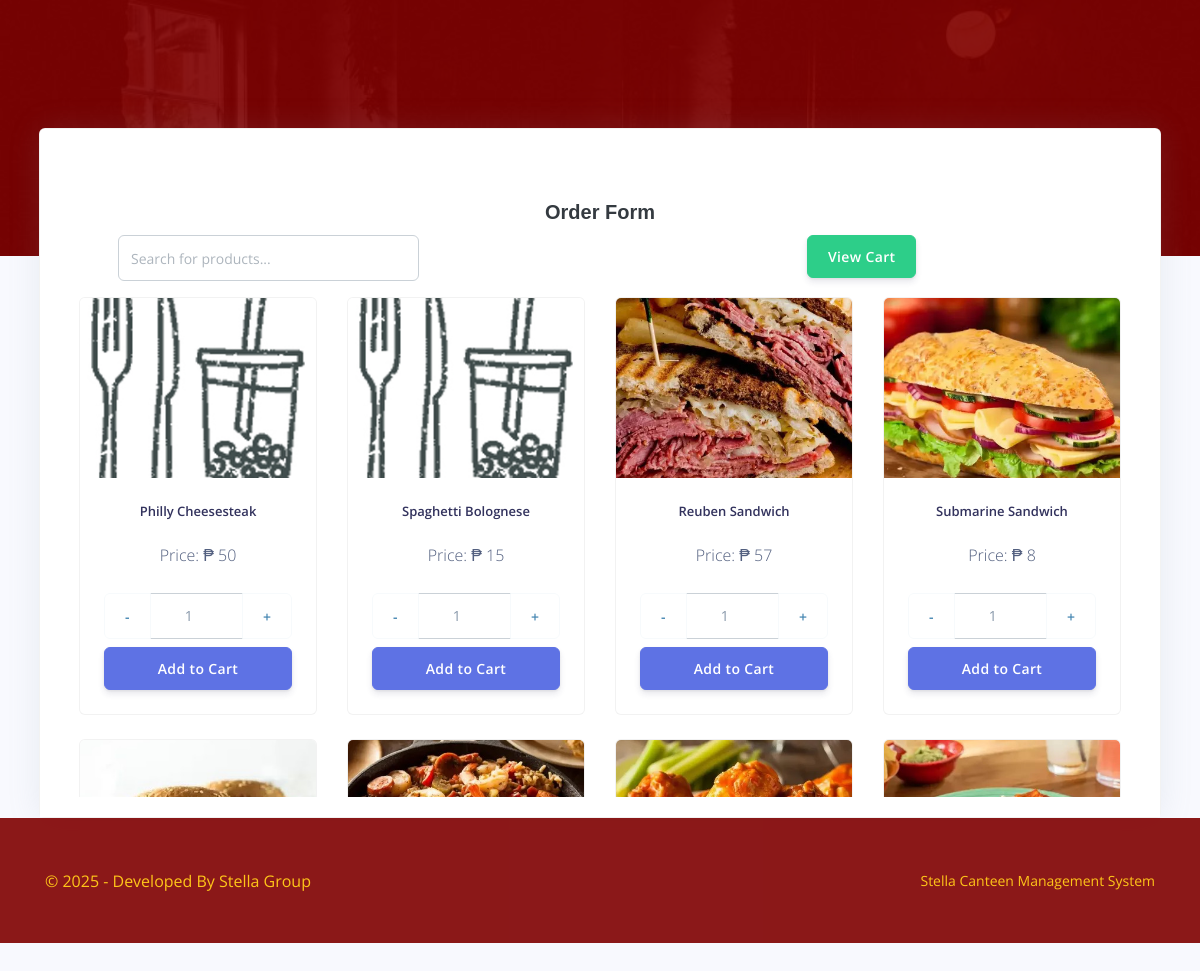
The page /stella/customer/orders.php (signed in) on the database its author committed.
### tables this page shows
CREATE TABLE `rpos_products` (
  `prod_id` varchar(200) NOT NULL,
  `prod_code` varchar(200) NOT NULL,
  `prod_name` varchar(200) NOT NULL,
  `prod_img` varchar(200) NOT NULL,
  `prod_desc` longtext NOT NULL,
  `prod_price` varchar(200) NOT NULL,
  `created_at` timestamp(6) NOT NULL DEFAULT current_timestamp(6) ON UPDATE current_timestamp(6),
  `status` int(11) NOT NULL
);

### stella/customer/orders.php (the view, shortened to what this page needs)
<?php
include('config/config.php');
require_once('partials/_head.php');
?>
<body>
  <div class="main-content">
    <div class="container-fluid mt--8">
      <div class="row">
        <div class="col">
          <div class="card shadow">
            <div class="card-header border-0">
            <div class="container mt-5">
    <div class="container-fluid">
    <h2 class="text-center">Order Form</h2>
        <div class="row">
            <div class="col-sm-4">
            <input type="text" id="searchBox" onkeyup="filterProducts()" class="form-control mb-3" placeholder="Search for products...">
            </div>
            <div class="col-sm-6">
            <button type="button" class="btn btn-success mb-3" data-toggle="modal" data-target="#cartModal" style="float:right;">
        View Cart
    </button>
            </div>
        </div>
    </div>
    <div class="row row-cols-1 row-cols-sm-2 row-cols-md-3 row-cols-lg-4 g-4" style="max-height: 500px; overflow-y: auto;">
<?php
$sql = "SELECT * FROM rpos_products";
$result = $mysqli->query($sql);
while ($product = $result->fetch_assoc()): ?>
    <div class="col-md-3 product-card mb-4">
        <div class="card text-center h-100">
            <?php if($product['prod_img']) { ?>
                <img src="../admin/assets/img/products/<?php echo $product['prod_img']; ?>" class="card-img-top" alt="<?php echo $product['prod_name']; ?>">
            <?php } else { ?>
                <img src='../admin/assets/img/products/default.jpg' class="card-img-top">
            <?php } ?>
            <div class="card-body d-flex flex-column">
                <div class="mb-2">
                    <h5 class="card-title"><?php echo $product['prod_name']; ?></h5>
                    <p>Price: ₱ <?php echo $product['prod_price']; ?></p>
                </div>
                <form method="POST" onsubmit="return addToCart(this);" class="mt-auto">
                    <div class="input-group mb-2" style="max-width: 200px; margin: 0 auto;">
                        <div class="input-group-prepend">
                            <button class="btn btn-outline-secondary minus-btn" type="button">-</button>
                        </div>
                        <input type="number" name="quantity" class="form-control text-center quantity-input" value="1" min="1">
                        <div class="input-group-append">
                            <button class="btn btn-outline-secondary plus-btn" type="button">+</button>
                        </div>
                    </div>
                    <button type="submit" class="btn btn-primary btn-block">Add to Cart</button>
                </form>
            </div>
        </div>
    </div>
<?php endwhile; ?>
    </div>
            </div>
          </div>
        </div>
      </div>
    </div>
  </div>
  <?php
      require_once('partials/_footer.php');
      ?>
</body>
</html>

### stella/customer/orders.php (style rules this page uses)
h2 { font-family: 'Arial', sans-serif; color: #343a40; }
.card.text-center { display: flex; flex-direction: column; justify-content: space-between; height: 100%; }
.card-img-top { height: 180px; object-fit: cover; }

### rows shown on the page
rpos_products: prod_name "Philly Cheesesteak", prod_price "50"
rpos_products: prod_name "Spaghetti Bolognese", prod_price "15"
rpos_products: prod_img (picture), prod_name "Reuben Sandwich", prod_price "57"
rpos_products: prod_img (picture), prod_name "Submarine Sandwich", prod_price "8"
rpos_products: prod_img (picture)
rpos_products: prod_img+prod_name (picture)
rpos_products: prod_img (picture)
rpos_products: prod_img (picture)
